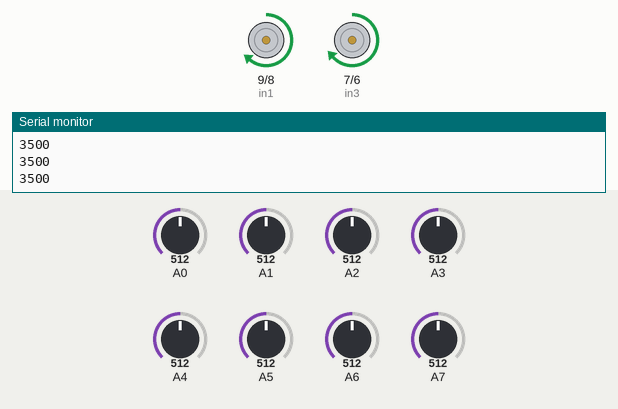
Bench run of a sketch on a simulated Arduino Uno, built with avr-gcc and run on an emulated ATmega328P. On the bench: motor-driver pin pairs drawn as motors (green arrow = first pin HIGH = forward, orange = second pin HIGH = backward, longer = more drive, scaled by the enable pin), the last lines printed to the serial monitor. The inputs (shaded band) are chosen by the test bench; at power-on: A0 = 512, A7 = 512, A2 = 512, A1 = 512, A3 = 512, A4 = 512, A5 = 512, A6 = 512.

Above: at 9.2 s.
9.3 s: A0 set to 716
At 9.9 s:
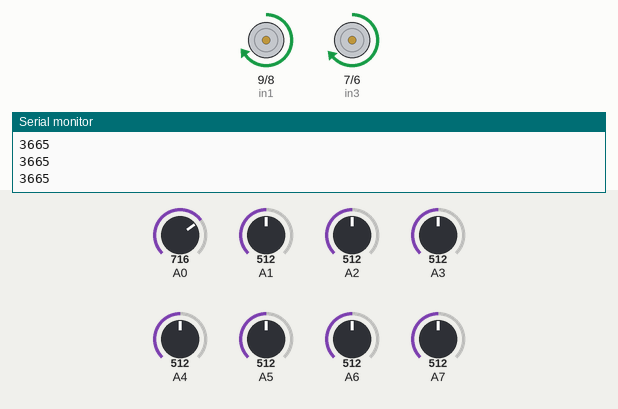
10.8 s: A7 set to 992
At 11.1 s:
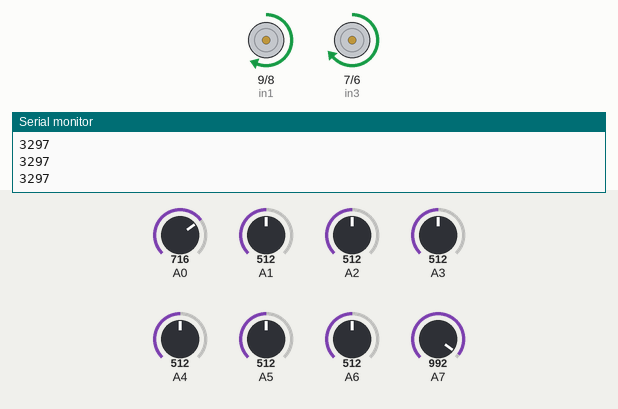
12.3 s: A0 set to 90
At 13.5 s:
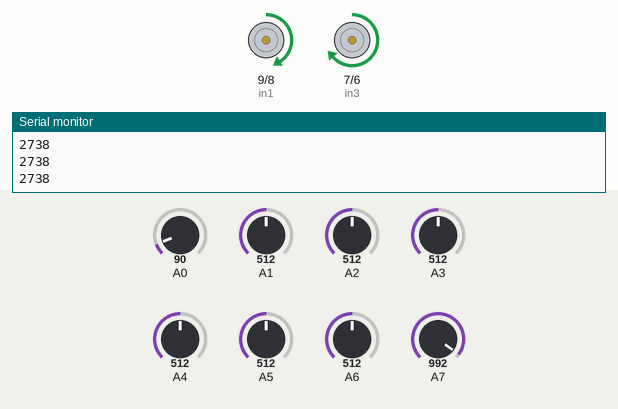
13.8 s: A2 set to 716
At 14.7 s:
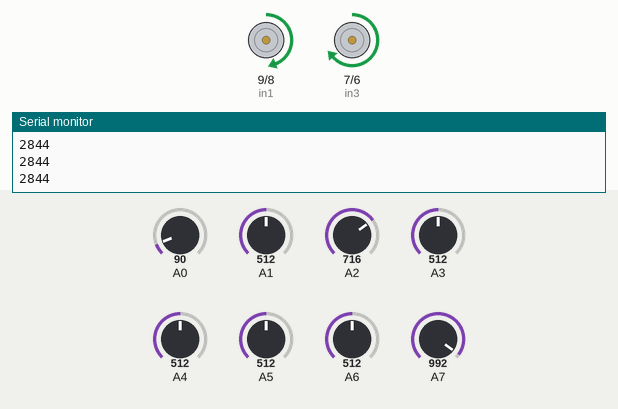
15.3 s: A1 set to 716
At 15.6 s:
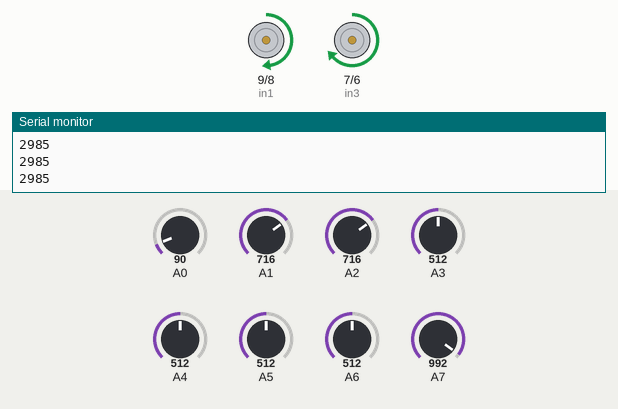
16.8 s: A3 set to 716
At 18.0 s:
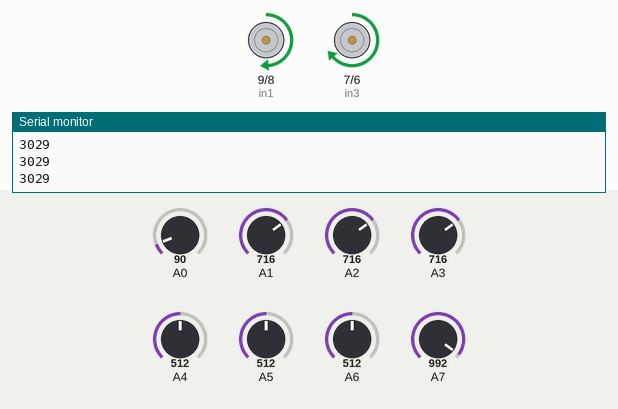
Timing chart, 0 to 19.3 s (numbered marks = the images above; inputs shaded):
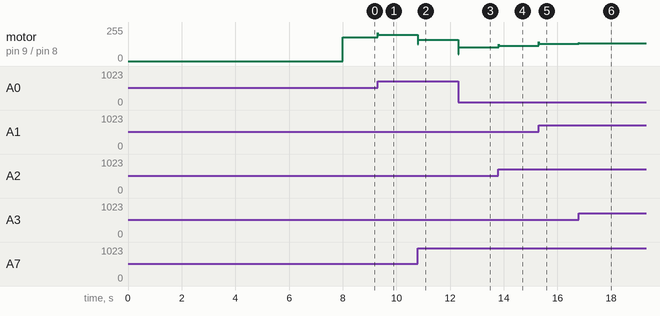

Measured:
- after the input at 9.3 s, motor on pin 9 (in1) / pin 8 (in2): forward 180/255 → forward 196/255 at once
- after the input at 10.8 s, motor on pin 9 (in1) / pin 8 (in2): forward 196/255 → forward 160/255 at once
- after the input at 12.3 s, motor on pin 9 (in1) / pin 8 (in2): forward 160/255 → forward 104/255 at once
- after the input at 13.8 s, motor on pin 9 (in1) / pin 8 (in2): forward 104/255 → forward 115/255 at once
- after the input at 15.3 s, motor on pin 9 (in1) / pin 8 (in2): forward 115/255 → forward 129/255 at once
- after the input at 16.8 s, motor on pin 9 (in1) / pin 8 (in2): forward 129/255 → forward 133/255 at once

The sketch:

LIneFollower_v5.ino
```cpp
#include <QTRSensors.h>
#include <elapsedMillis.h>


#define NUM_SENSORS_D   1     // number of sensors used
#define NUM_SENSORS_A   8     // number of sensors used
#define TIMEOUT       2500    // waits for 2500 microseconds for sensor outputs to go low
#define NUM_SAMPLES_PER_SENSOR  4  // average 4 analog samples per sensor reading

//Left Sensor
QTRSensorsRC Left((unsigned char[]) {22}, NUM_SENSORS_D, TIMEOUT, QTR_NO_EMITTER_PIN);
unsigned int LsensorValue[NUM_SENSORS_D];


//Right Sensor
QTRSensorsRC Right((unsigned char[]) {23}, NUM_SENSORS_D, TIMEOUT, QTR_NO_EMITTER_PIN);
unsigned int RsensorValue[NUM_SENSORS_D];

QTRSensorsAnalog qtra((unsigned char[]) {7, 6, 5, 4, 3, 2, 1, 0},
  NUM_SENSORS_A, NUM_SAMPLES_PER_SENSOR, QTR_NO_EMITTER_PIN);
  unsigned int arraySensorValues[NUM_SENSORS_A];


// connect motor controller pins to Arduino digital pins
// motor one
int enA = 10;
int in1 = 9;
int in2 = 8;
// motor two
int enB = 5;
int in3 = 7;
int in4 = 6;

//int combSpeed = 180;
int MotorA = 180;
int MotorB = 190;
int baseSpeed = 180;
int lastError = 0;

int counter = 0;

//create a timer
elapsedMillis timer0;

//interval between front IR sensor readings in ms
int interval = 100;

//interval before the front IR sensors detect lines in ms
int intervalAfter = 1000;
bool frontReady = false;

//Initializing PID values
//kp = kd and ki >= .1kp
int proportional = 0;
int derivative = 0;
int integral = 0;
double kp = .1;
double kd = .1;
double ki = .0001;


void setup()
{

 // set all the motor control pins to outputs
  pinMode(enA, OUTPUT);
  pinMode(enB, OUTPUT);
  pinMode(in1, OUTPUT);
  pinMode(in2, OUTPUT);
  pinMode(in3, OUTPUT);
  pinMode(in4, OUTPUT);

  Serial.begin(9600);
  Serial.println("Calibrating...");
  delay(500);
  digitalWrite(13, HIGH);    // turn on Arduino's LED to indicate we are in calibration mode
  for (int i = 0; i < 100; i++)  // make the calibration take about 10 seconds
  {
    Left.calibrate();       // reads all sensors 10 times at 2500 us per read (i.e. ~25 ms per call)
    Right.calibrate();       // reads all sensors 10 times at 2500 us per read (i.e. ~25 ms per call)
    qtra.calibrate();
  }

  digitalWrite(13, LOW);     // turn off Arduino's LED to indicate we are through with calibration

  // print the calibration minimum values measured when emitters were on

  Serial.print("Calibration Min: ");
  Serial.print(Left.calibratedMinimumOn[0]);
  Serial.print(' ');
  Serial.print(Right.calibratedMinimumOn[0]);
  Serial.print(' ');

  Serial.println();

  //print the calibration maximum values measured when emitters were on
  Serial.print("Calibration Max: ");
  Serial.print(Left.calibratedMaximumOn[0]);
  Serial.print(' ');
  Serial.print(Right.calibratedMaximumOn[0]);
  Serial.print(' ');

  Serial.println();
  Serial.println();

  forward();
}


void loop()
{


  //read the front IR sensor values
  Left.read(LsensorValue);
  Right.read(RsensorValue);

//  //front IR sensors wont detect lines for a duration of time
  if(timer0 > intervalAfter)
  {
    frontReady = true;
  }

  if(LsensorValue[0] >= 1700 && timer0 > interval && frontReady){
    counter++;
  }

  //front left IR sensor counting lines crossed
  if(counter == 1){
    counter++;
    hardStop();

    delay(2000);
    MotorA = MotorA - 50;
    MotorB = MotorB - 50;

    reverse();

    int proportional = 0;
    int derivative = 0;
    int integral = 0;
    timer0 = 0;
  }


  if(counter == 3){

    //stop on line
    hardStop();
    delay(2000);

    //reset counter
    counter = 0;

    // robot will turn 135 degrees to the left
    //turnLeft135();

    //reset timer
    timer0 = 0;
    frontReady = false;


    MotorA = MotorA + 50;
    MotorB = MotorA;
    forward();

    int proportional = 0;
    int derivative = 0;
    int integral = 0;
  }


  //calculate the error depending on which IR sensor from
  //the array are above a line
  int position = qtra.readLine(arraySensorValues);
  int error = position-3500;
  Serial.println(position);

  //calculate PID values
  proportional = kp * error;
  integral = ki * (integral + error);
  derivative = kd * (error-lastError);


  double motorAdjust = proportional + derivative + integral;

  lastError = error;

  //change motorA speed depending on PID values
  MotorA = baseSpeed + motorAdjust;

  //ensure the motor doesnt go passed limits
  if(MotorA < 0)
  MotorA = 0;

  if(MotorA > 255)
  MotorA = 255;

  analogWrite(enA, MotorA);


}

//--------------------------------------------------------Function Definitions---------------------------------------------------//

// This function will run the motors in both directions at a fixed speed
void forward()
{
  // turn on motor A
  digitalWrite(in1, HIGH);
  digitalWrite(in2, LOW);
  analogWrite(enA, MotorA);
  // turn on motor B
  digitalWrite(in3, HIGH);
  digitalWrite(in4, LOW);
  analogWrite(enB, MotorB);
}

//Function to make the robot move left/right as it calibrates
void calibrationMovement(){

  for(int i = 0; i < 5; i++){
      // turn on motor A
    digitalWrite(in1, HIGH);
    digitalWrite(in2, LOW);
    analogWrite(enA, MotorA);

    // turn on motor B
    digitalWrite(in3, LOW);
    digitalWrite(in4, HIGH);
    analogWrite(enB, MotorB);

    for(int j = 0; j < 25; j++){
      qtra.calibrate();
    }

    // turn on motor A
    digitalWrite(in1, LOW);
    digitalWrite(in2, HIGH);
    analogWrite(enA, MotorA);

    // turn on motor B
    digitalWrite(in3, HIGH);
    digitalWrite(in4, LOW);
    analogWrite(enB, MotorB);

    for(int j = 0; j < 25; j++){
      qtra.calibrate();
    }
  }
}

void turnLeft135()
{

  // turn on motor A
  digitalWrite(in1, HIGH);
  digitalWrite(in2, LOW);

   // turn on motor B in the opposite direction of motor A
  digitalWrite(in3, LOW);
  digitalWrite(in4, HIGH);

  //store original speed of Motor B
  int temp0 = MotorB;

  //turn left 135 degrees
  MotorA = 200;
  MotorB = 200;
  analogWrite(enA, MotorA);
  analogWrite(enB, MotorB);
  delay(1000);

  //assign each motor the original value of motor B
  MotorA = temp0;
  MotorB = temp0;

  //turn on motorA
  digitalWrite(in1, HIGH);
  digitalWrite(in2, LOW);

   // turn on motor B
  digitalWrite(in3, HIGH);
  digitalWrite(in4, LOW);
}

void hardStop()
{
     // turn OFF motor A
  digitalWrite(in1, LOW);
  digitalWrite(in2, LOW);
  // set speed to 0 out of possible range 0~255
  analogWrite(enA, 0);
  // turn OFF motor B
  digitalWrite(in3, LOW);
  digitalWrite(in4, LOW);
  // set speed to 0 out of possible range 0~255
  analogWrite(enB, 0);


}

void reverse(){
       // turn OFF motor A
  digitalWrite(in1, LOW);
  digitalWrite(in2, HIGH);
  // set speed to 0 out of possible range 0~255
  analogWrite(enA, MotorA);
  // turn OFF motor B
  digitalWrite(in3, LOW);
  digitalWrite(in4, HIGH);
  // set speed to 0 out of possible range 0~255
  analogWrite(enB, MotorB);
}
```
